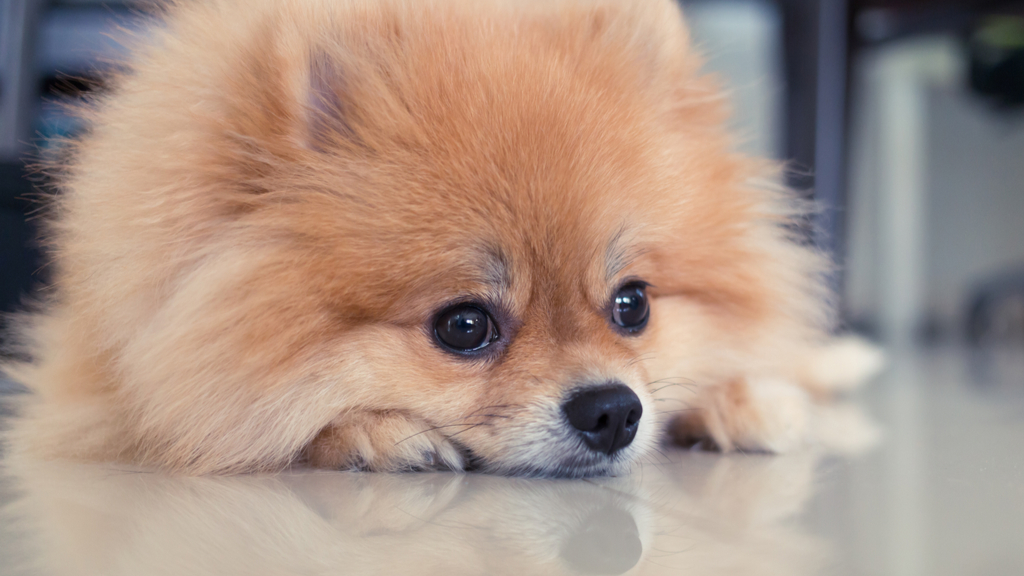
#> input picture opencv/data/image/dog1.jpg, 1024 x 576 px, found by its file name
$ python img_test.py
#> lines starting #> are read from the running program, lines starting #| are printed output that depends on the picture
import cv2

# 파일 경로
fname = './data/image/dog1.jpg'

# cv2.imread => 이미지 읽어오기
# cv2.imread("경로", option)
# option :
#   cv2.IMREAD_COLOR(원본, 3 channel), default value
#   cv2.IMREAD_GRAYSCALE(흑백, 1 channel)
#   cv2.IMREAD_UNCHANGED(원본, alpha channel까지)
#   (1, 0, -1) 순서대로 넘버링으로도 가능
original = cv2.imread(fname, cv2.IMREAD_COLOR)
#> original is the input picture: shape (576, 1024, 3); mean B, G, R 135.1, 147.5, 169.4
gray = cv2.imread(fname, cv2.IMREAD_GRAYSCALE)
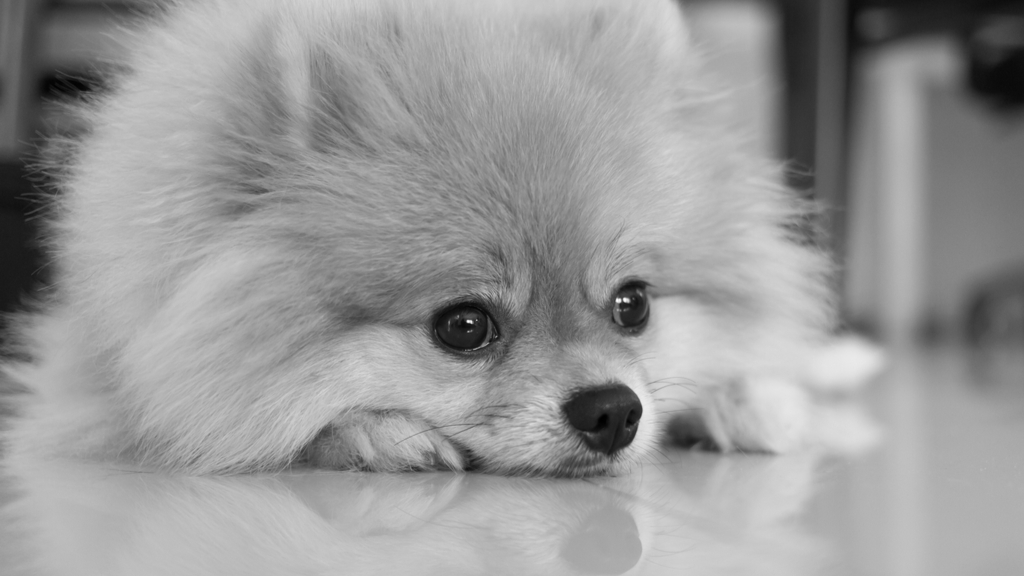
#> gray: shape (576, 1024); min 0, max 254, mean 152.7
unchange = cv2.imread(fname, cv2.IMREAD_UNCHANGED)

# cv2.imshow => 이미지 띄우기
# cv2.imshow("Name", image)
# 상단 네이밍이 "Name"으로 된다.
cv2.imshow('Original', original)
cv2.imshow('Gray', gray)
cv2.imshow('Unchange', unchange)

# cv2.imwrite("경로/파일이름", image)
# 해당 경로에 파일이름으로 image를 저장
cv2.imwrite("./data/output/gray_dog.png", gray)

# cv2.waitKey(n)
# n=0; 입력이 있을 때까지 무기한 대기
# n=n; n ms만큼 대기
cv2.waitKey(0)
cv2.destroyAllWindows()
